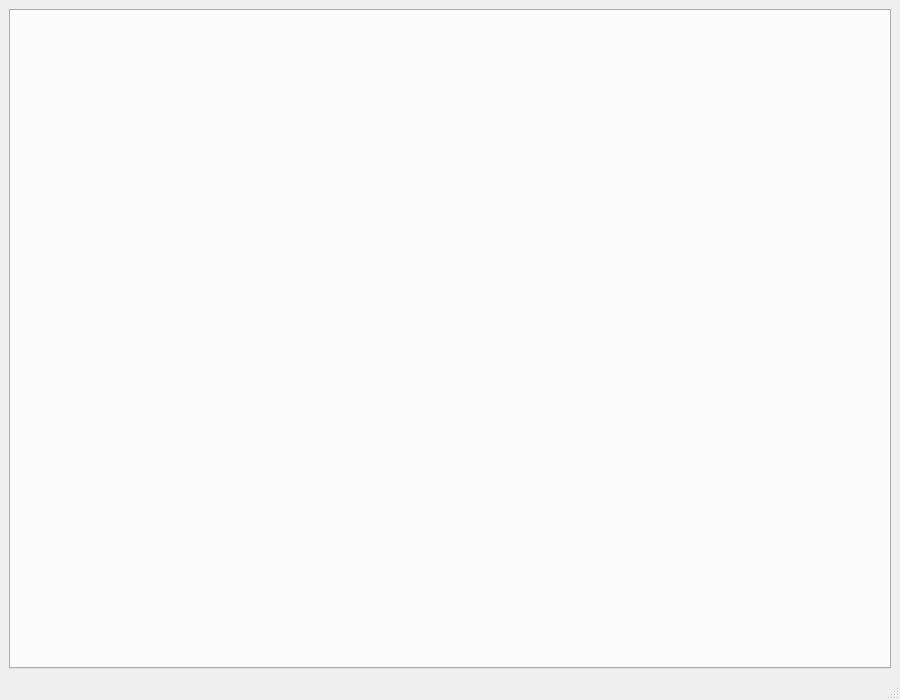
<?xml version="1.0" encoding="UTF-8"?>
<ui version="4.0">
 <class>MainWindow</class>
 <widget class="QMainWindow" name="MainWindow">
  <property name="geometry">
   <rect>
    <x>0</x>
    <y>0</y>
    <width>900</width>
    <height>700</height>
   </rect>
  </property>
  <property name="windowTitle">
   <string>Slamdeck</string>
  </property>
  <property name="statusTip">
   <string/>
  </property>
  <widget class="QWidget" name="centralwidget">
   <layout class="QGridLayout" name="gridLayout">
    <item row="0" column="0">
     <layout class="QVBoxLayout" name="verticalLayout_2">
      <item>
       <layout class="QGridLayout" name="gridLayout_2"/>
      </item>
      <item>
       <widget class="QScrollArea" name="scrollArea">
        <property name="autoFillBackground">
         <bool>false</bool>
        </property>
        <property name="frameShape">
         <enum>QFrame::NoFrame</enum>
        </property>
        <property name="frameShadow">
         <enum>QFrame::Sunken</enum>
        </property>
        <property name="lineWidth">
         <number>1</number>
        </property>
        <property name="verticalScrollBarPolicy">
         <enum>Qt::ScrollBarAsNeeded</enum>
        </property>
        <property name="widgetResizable">
         <bool>true</bool>
        </property>
        <widget class="QWidget" name="scrollAreaWidgetContents">
         <property name="geometry">
          <rect>
           <x>0</x>
           <y>0</y>
           <width>852</width>
           <height>621</height>
          </rect>
         </property>
         <property name="sizePolicy">
          <sizepolicy hsizetype="Expanding" vsizetype="Expanding">
           <horstretch>0</horstretch>
           <verstretch>0</verstretch>
          </sizepolicy>
         </property>
         <layout class="QGridLayout" name="gridLayout_3">
          <property name="sizeConstraint">
           <enum>QLayout::SetNoConstraint</enum>
          </property>
          <property name="leftMargin">
           <number>0</number>
          </property>
          <property name="topMargin">
           <number>0</number>
          </property>
          <property name="rightMargin">
           <number>0</number>
          </property>
          <property name="bottomMargin">
           <number>0</number>
          </property>
          <item row="0" column="0">
           <widget class="QTabWidget" name="tabs">
            <property name="sizePolicy">
             <sizepolicy hsizetype="Expanding" vsizetype="Expanding">
              <horstretch>0</horstretch>
              <verstretch>0</verstretch>
             </sizepolicy>
            </property>
            <property name="currentIndex">
             <number>-1</number>
            </property>
           </widget>
          </item>
         </layout>
        </widget>
       </widget>
      </item>
     </layout>
    </item>
   </layout>
  </widget>
  <widget class="QStatusBar" name="statusbar"/>
  <action name="menuItemConnect">
   <property name="text">
    <string>Connect Ctrl+C</string>
   </property>
   <property name="shortcut">
    <string/>
   </property>
  </action>
  <action name="menuItemExit">
   <property name="text">
    <string>Exit</string>
   </property>
   <property name="shortcut">
    <string>Ctrl+Q</string>
   </property>
  </action>
  <action name="menuItemRegulation">
   <property name="checkable">
    <bool>true</bool>
   </property>
   <property name="text">
    <string>Regulation</string>
   </property>
  </action>
  <action name="menuItemPlot">
   <property name="checkable">
    <bool>true</bool>
   </property>
   <property name="text">
    <string>Plotting</string>
   </property>
  </action>
  <action name="menuItemFlightdata">
   <property name="checkable">
    <bool>true</bool>
   </property>
   <property name="text">
    <string>Flight data</string>
   </property>
  </action>
  <action name="menuItemService">
   <property name="checkable">
    <bool>true</bool>
   </property>
   <property name="text">
    <string>Service</string>
   </property>
  </action>
  <action name="menuItemAbout">
   <property name="text">
    <string>About</string>
   </property>
   <property name="menuRole">
    <enum>QAction::NoRole</enum>
   </property>
  </action>
  <action name="menuItemConfInputDevice">
   <property name="text">
    <string>Configure device mapping</string>
   </property>
   <property name="menuRole">
    <enum>QAction::NoRole</enum>
   </property>
  </action>
  <action name="actionSelect_input_device">
   <property name="text">
    <string>Select input device</string>
   </property>
  </action>
  <action name="menuItemConsole">
   <property name="text">
    <string>Console</string>
   </property>
  </action>
  <action name="logConfigAction">
   <property name="enabled">
    <bool>false</bool>
   </property>
   <property name="text">
    <string>Logging configurations</string>
   </property>
   <property name="menuRole">
    <enum>QAction::NoRole</enum>
   </property>
  </action>
  <action name="actionOptions">
   <property name="text">
    <string>Options</string>
   </property>
   <property name="menuRole">
    <enum>QAction::NoRole</enum>
   </property>
  </action>
  <action name="menuItemBootloader">
   <property name="text">
    <string>Bootloader</string>
   </property>
  </action>
  <action name="actionAsdfasdf">
   <property name="text">
    <string>asdfasdf</string>
   </property>
  </action>
  <action name="actionSdfasdf">
   <property name="text">
    <string>sdfasdf</string>
   </property>
  </action>
  <action name="_menuitem_rescandevices">
   <property name="enabled">
    <bool>false</bool>
   </property>
   <property name="text">
    <string>Rescan devices</string>
   </property>
  </action>
  <action name="_menuItem_openconfigfolder">
   <property name="text">
    <string>Open config folder</string>
   </property>
  </action>
  <action name="_menu_cf2_config">
   <property name="enabled">
    <bool>false</bool>
   </property>
   <property name="text">
    <string>Configure 2.X</string>
   </property>
   <property name="menuRole">
    <enum>QAction::NoRole</enum>
   </property>
  </action>
 </widget>
 <resources/>
 <connections/>
</ui>
